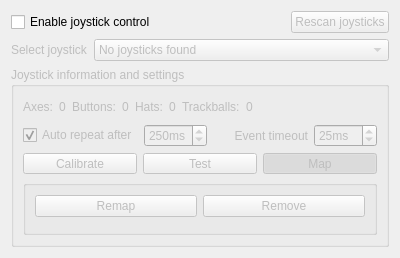
         <widget class="QWidget" name="tabFrontendJoystick" >
          <attribute name="title" >
           <string>&amp;Joystick</string>
          </attribute>
          <layout class="QGridLayout" >
           <item row="0" column="0" colspan="2" >
            <widget class="QCheckBox" name="checkBoxEnableJoystickControl" >
             <property name="toolTip" >
              <string>Enable GUI control via joystick</string>
             </property>
             <property name="text" >
              <string>Enable joystick control</string>
             </property>
            </widget>
           </item>
           <item row="0" column="2" >
            <widget class="QPushButton" name="pushButtonRescanJoysticks" >
             <property name="enabled" >
              <bool>false</bool>
             </property>
             <property name="sizePolicy" >
              <sizepolicy vsizetype="Fixed" hsizetype="Maximum" >
               <horstretch>0</horstretch>
               <verstretch>0</verstretch>
              </sizepolicy>
             </property>
             <property name="toolTip" >
              <string>Rescan available joysticks</string>
             </property>
             <property name="text" >
              <string>Rescan joysticks</string>
             </property>
             <property name="icon" >
              <iconset resource="qmc2.qrc" >
               <normaloff>:/data/img/joystick.png</normaloff>:/data/img/joystick.png</iconset>
             </property>
            </widget>
           </item>
           <item row="1" column="0" >
            <widget class="QLabel" name="labelSelectJoystick" >
             <property name="enabled" >
              <bool>false</bool>
             </property>
             <property name="sizePolicy" >
              <sizepolicy vsizetype="Preferred" hsizetype="Fixed" >
               <horstretch>0</horstretch>
               <verstretch>0</verstretch>
              </sizepolicy>
             </property>
             <property name="text" >
              <string>Select joystick</string>
             </property>
            </widget>
           </item>
           <item row="1" column="1" colspan="2" >
            <widget class="QComboBox" name="comboBoxSelectJoysticks" >
             <property name="enabled" >
              <bool>false</bool>
             </property>
             <property name="toolTip" >
              <string>List of available joysticks - select the one you want to use for GUI control</string>
             </property>
             <item>
              <property name="text" >
               <string>No joysticks found</string>
              </property>
             </item>
            </widget>
           </item>
           <item row="2" column="0" colspan="3" >
            <widget class="QGroupBox" name="groupBoxJoystickSettings" >
             <property name="enabled" >
              <bool>false</bool>
             </property>
             <property name="title" >
              <string>Joystick information and settings</string>
             </property>
             <layout class="QGridLayout" >
              <item row="0" column="0" >
               <layout class="QHBoxLayout" name="layout12" >
                <item>
                 <layout class="QHBoxLayout" name="layout16" >
                  <item>
                   <widget class="QLabel" name="labelJoystickAxes" >
                    <property name="text" >
                     <string>Axes:</string>
                    </property>
                   </widget>
                  </item>
                  <item>
                   <widget class="QLabel" name="labelJoystickAxesNum" >
                    <property name="toolTip" >
                     <string>Number of joystick axes</string>
                    </property>
                    <property name="text" >
                     <string>0</string>
                    </property>
                   </widget>
                  </item>
                 </layout>
                </item>
                <item>
                 <layout class="QHBoxLayout" name="layout14" >
                  <item>
                   <widget class="QLabel" name="labelJoystickButtons" >
                    <property name="text" >
                     <string>Buttons:</string>
                    </property>
                   </widget>
                  </item>
                  <item>
                   <widget class="QLabel" name="labelJoystickButtonsNum" >
                    <property name="toolTip" >
                     <string>Number of joystick buttons</string>
                    </property>
                    <property name="text" >
                     <string>0</string>
                    </property>
                   </widget>
                  </item>
                 </layout>
                </item>
                <item>
                 <layout class="QHBoxLayout" name="layout15" >
                  <item>
                   <widget class="QLabel" name="labelJoystickHats" >
                    <property name="text" >
                     <string>Hats:</string>
                    </property>
                   </widget>
                  </item>
                  <item>
                   <widget class="QLabel" name="labelJoystickHatsNum" >
                    <property name="toolTip" >
                     <string>Number of coolie hats</string>
                    </property>
                    <property name="text" >
                     <string>0</string>
                    </property>
                   </widget>
                  </item>
                 </layout>
                </item>
                <item>
                 <layout class="QHBoxLayout" name="layout13" >
                  <item>
                   <widget class="QLabel" name="labelJoystickTrackballs" >
                    <property name="text" >
                     <string>Trackballs:</string>
                    </property>
                   </widget>
                  </item>
                  <item>
                   <widget class="QLabel" name="labelJoystickTrackballsNum" >
                    <property name="toolTip" >
                     <string>Number of trackballs</string>
                    </property>
                    <property name="text" >
                     <string>0</string>
                    </property>
                   </widget>
                  </item>
                 </layout>
                </item>
                <item>
                 <spacer name="spacer9" >
                  <property name="orientation" >
                   <enum>Qt::Horizontal</enum>
                  </property>
                  <property name="sizeHint" stdset="0" >
                   <size>
                    <width>31</width>
                    <height>22</height>
                   </size>
                  </property>
                 </spacer>
                </item>
               </layout>
              </item>
              <item row="1" column="0" >
               <layout class="QHBoxLayout" name="layout11" >
                <item>
                 <widget class="QCheckBox" name="checkBoxJoystickAutoRepeat" >
                  <property name="toolTip" >
                   <string>Automatically repeat joystick functions after specified delay</string>
                  </property>
                  <property name="text" >
                   <string>Auto repeat after</string>
                  </property>
                  <property name="checked" >
                   <bool>true</bool>
                  </property>
                 </widget>
                </item>
                <item>
                 <widget class="QSpinBox" name="spinBoxJoystickAutoRepeatTimeout" >
                  <property name="toolTip" >
                   <string>Repeat all joystick functions after how many milliseconds?</string>
                  </property>
                  <property name="suffix" >
                   <string>ms</string>
                  </property>
                  <property name="maximum" >
                   <number>999</number>
                  </property>
                  <property name="value" >
                   <number>250</number>
                  </property>
                 </widget>
                </item>
                <item>
                 <spacer name="spacer12" >
                  <property name="orientation" >
                   <enum>Qt::Horizontal</enum>
                  </property>
                  <property name="sizeHint" stdset="0" >
                   <size>
                    <width>20</width>
                    <height>20</height>
                   </size>
                  </property>
                 </spacer>
                </item>
                <item>
                 <widget class="QLabel" name="labelJoystickEventTimeout" >
                  <property name="text" >
                   <string>Event timeout</string>
                  </property>
                  <property name="alignment" >
                   <set>Qt::AlignRight|Qt::AlignTrailing|Qt::AlignVCenter</set>
                  </property>
                 </widget>
                </item>
                <item>
                 <widget class="QSpinBox" name="spinBoxJoystickEventTimeout" >
                  <property name="toolTip" >
                   <string>Process joystick events after how many milliseconds?</string>
                  </property>
                  <property name="suffix" >
                   <string>ms</string>
                  </property>
                  <property name="maximum" >
                   <number>999</number>
                  </property>
                  <property name="value" >
                   <number>25</number>
                  </property>
                 </widget>
                </item>
               </layout>
              </item>
              <item row="2" column="0" >
               <layout class="QHBoxLayout" name="layout10" >
                <item>
                 <widget class="QToolButton" name="toolButtonCalibrateAxes" >
                  <property name="sizePolicy" >
                   <sizepolicy vsizetype="Fixed" hsizetype="MinimumExpanding" >
                    <horstretch>0</horstretch>
                    <verstretch>0</verstretch>
                   </sizepolicy>
                  </property>
                  <property name="toolTip" >
                   <string>Calibrate joystick axes</string>
                  </property>
                  <property name="text" >
                   <string>Calibrate</string>
                  </property>
                  <property name="checkable" >
                   <bool>true</bool>
                  </property>
                  <property name="autoExclusive" >
                   <bool>true</bool>
                  </property>
                 </widget>
                </item>
                <item>
                 <widget class="QToolButton" name="toolButtonTestJoystick" >
                  <property name="sizePolicy" >
                   <sizepolicy vsizetype="Fixed" hsizetype="MinimumExpanding" >
                    <horstretch>0</horstretch>
                    <verstretch>0</verstretch>
                   </sizepolicy>
                  </property>
                  <property name="toolTip" >
                   <string>Test all joystick functions</string>
                  </property>
                  <property name="text" >
                   <string>Test</string>
                  </property>
                  <property name="checkable" >
                   <bool>true</bool>
                  </property>
                  <property name="autoExclusive" >
                   <bool>true</bool>
                  </property>
                 </widget>
                </item>
                <item>
                 <widget class="QToolButton" name="toolButtonMapJoystick" >
                  <property name="sizePolicy" >
                   <sizepolicy vsizetype="Fixed" hsizetype="MinimumExpanding" >
                    <horstretch>0</horstretch>
                    <verstretch>0</verstretch>
                   </sizepolicy>
                  </property>
                  <property name="toolTip" >
                   <string>Map joystick functions to GUI functions</string>
                  </property>
                  <property name="text" >
                   <string>Map</string>
                  </property>
                  <property name="checkable" >
                   <bool>true</bool>
                  </property>
                  <property name="checked" >
                   <bool>true</bool>
                  </property>
                  <property name="autoExclusive" >
                   <bool>true</bool>
                  </property>
                 </widget>
                </item>
               </layout>
              </item>
              <item row="3" column="0" >
               <widget class="QGroupBox" name="groupBoxCalibrationAndTest" >
                <property name="sizePolicy" >
                 <sizepolicy vsizetype="Expanding" hsizetype="Expanding" >
                  <horstretch>0</horstretch>
                  <verstretch>0</verstretch>
                 </sizepolicy>
                </property>
                <property name="title" >
                 <string/>
                </property>
                <layout class="QGridLayout" >
                 <item row="0" column="0" >
                  <widget class="QPushButton" name="pushButtonRemapJoystickFunction" >
                   <property name="enabled" >
                    <bool>false</bool>
                   </property>
                   <property name="toolTip" >
                    <string>Remap a joystick function to the selected GUI function</string>
                   </property>
                   <property name="text" >
                    <string>Remap</string>
                   </property>
                   <property name="icon" >
                    <iconset resource="qmc2.qrc" >
                     <normaloff>:/data/img/controller.png</normaloff>:/data/img/controller.png</iconset>
                   </property>
                  </widget>
                 </item>
                 <item row="0" column="1" >
                  <widget class="QPushButton" name="pushButtonRemoveJoystickMapping" >
                   <property name="enabled" >
                    <bool>false</bool>
                   </property>
                   <property name="toolTip" >
                    <string>Remove joystick mapping from selected GUI function</string>
                   </property>
                   <property name="text" >
                    <string>Remove</string>
                   </property>
                   <property name="icon" >
                    <iconset resource="qmc2.qrc" >
                     <normaloff>:/data/img/editdelete.png</normaloff>:/data/img/editdelete.png</iconset>
                   </property>
                  </widget>
                 </item>
                 <item row="1" column="0" colspan="2" >
                  <widget class="QTreeWidget" name="treeWidgetJoystickMappings" >
                   <property name="sizePolicy" >
                    <sizepolicy vsizetype="Ignored" hsizetype="Ignored" >
                     <horstretch>0</horstretch>
                     <verstretch>0</verstretch>
                    </sizepolicy>
                   </property>
                   <property name="toolTip" >
                    <string>Active joystick mappings; double-click to remap joystick function</string>
                   </property>
                   <property name="alternatingRowColors" >
                    <bool>true</bool>
                   </property>
                   <property name="indentation" >
                    <number>0</number>
                   </property>
                   <property name="rootIsDecorated" >
                    <bool>false</bool>
                   </property>
                   <property name="itemsExpandable" >
                    <bool>false</bool>
                   </property>
                   <property name="allColumnsShowFocus" >
                    <bool>true</bool>
                   </property>
                   <column>
                    <property name="text" >
                     <string>Function / Key</string>
                    </property>
                   </column>
                   <column>
                    <property name="text" >
                     <string>Joystick function</string>
                    </property>
                   </column>
                  </widget>
                 </item>
                </layout>
               </widget>
              </item>
             </layout>
            </widget>
           </item>
          </layout>
         </widget>
